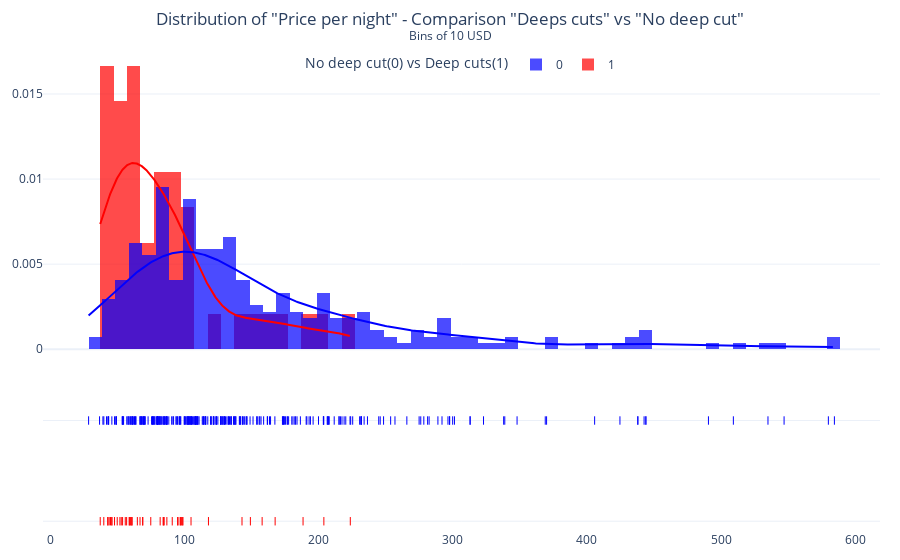

The notebook cell saved with this chart:
### Markdown cell above
#### Checking impact of deep cuts (50% to 75%) on price distribution

### Code cell
price_cuts = ['1','0']
distrib = ff.create_distplot(
    [hotels.loc[hotels["price_cuts"] == 1, "price_hi_off"], hotels.loc[hotels["price_cuts"] == 0, "price_nite"]],
    price_cuts,
    bin_size = 10,
    curve_type = 'kde',
    colors = colors)
distrib.update_layout(title_text = 'Distribution of "Price per night" - Comparison "Deeps cuts" vs "No deep cut"<br><sup>Bins of 10 USD</sup>')
distrib.update_layout(title_x = 0.5)
distrib.update_layout(legend_title_text='No deep cut(0) vs Deep cuts(1)')
distrib.update_layout(legend = dict(orientation = 'h', y=1, x=0.5, xanchor ='center'), margin = dict(b = 20, t = 50, l = 20, r = 20))
distrib.show()

### Figure 1 — Plotly figure (JSON) as saved in the notebook; plotly's stock layout.template omitted (floating-point values rounded to 4 significant figures; data arrays with more than 128 entries replaced by an {"elided": "..."} marker saying what was removed)
{"data": [{"histnorm": "probability density", "legendgroup": "1", "marker": {"color": "red"}, "name": "1", "opacity": 0.7, "type": "histogram", "x": [37.33, 82, 167.7, 223.7, 46, 59, 43, 98, 43, 56, 48, 53, 118, 67, 95, 60, 188.5, 91, 99, 158, 98.5, 50, 87, 143, 57, 95.33, 61, 54, 97, 75, 46, 85, 52, 105, 204, 59, 84.33, 149.2, 61, 84.33, 69, 69, 60.33, 97, 65, 44, 40, 45], "xaxis": "x", "xbins": {"end": 223.7, "size": 10, "start": 37.33}, "yaxis": "y"}, {"histnorm": "probability density", "legendgroup": "0", "marker": {"color": "blue"}, "name": "0", "opacity": 0.7, "type": "histogram", "x": {"elided": "272 float values"}, "xaxis": "x", "xbins": {"end": 584.5, "size": 10, "start": 28.67}, "yaxis": "y"}, {"legendgroup": "1", "marker": {"color": "red"}, "mode": "lines", "name": "1", "showlegend": false, "type": "scatter", "x": {"elided": "500 float values"}, "xaxis": "x", "y": {"elided": "500 float values"}, "yaxis": "y"}, {"legendgroup": "0", "marker": {"color": "blue"}, "mode": "lines", "name": "0", "showlegend": false, "type": "scatter", "x": {"elided": "500 float values"}, "xaxis": "x", "y": {"elided": "500 float values"}, "yaxis": "y"}, {"legendgroup": "1", "marker": {"color": "red", "symbol": "line-ns-open"}, "mode": "markers", "name": "1", "showlegend": false, "type": "scatter", "x": [37.33, 82, 167.7, 223.7, 46, 59, 43, 98, 43, 56, 48, 53, 118, 67, 95, 60, 188.5, 91, 99, 158, 98.5, 50, 87, 143, 57, 95.33, 61, 54, 97, 75, 46, 85, 52, 105, 204, 59, 84.33, 149.2, 61, 84.33, 69, 69, 60.33, 97, 65, 44, 40, 45], "xaxis": "x", "y": ["1", "1", "1", "1", "1", "1", "1", "1", "1", "1", "1", "1", "1", "1", "1", "1", "1", "1", "1", "1", "1", "1", "1", "1", "1", "1", "1", "1", "1", "1", "1", "1", "1", "1", "1", "1", "1", "1", "1", "1", "1", "1", "1", "1", "1", "1", "1", "1"], "yaxis": "y2"}, {"legendgroup": "0", "marker": {"color": "blue", "symbol": "line-ns-open"}, "mode": "markers", "name": "0", "showlegend": false, "type": "scatter", "x": {"elided": "272 float values"}, "xaxis": "x", "y": {"elided": "272 str values"}, "yaxis": "y2"}], "layout": {"autosize": true, "barmode": "overlay", "hovermode": "closest", "legend": {"orientation": "h", "title": {"text": "No deep cut(0) vs Deep cuts(1)"}, "traceorder": "reversed", "x": 0.5, "xanchor": "center", "y": 1}, "margin": {"b": 20, "l": 20, "r": 20, "t": 50}, "title": {"text": "Distribution of \"Price per night\" - Comparison \"Deeps cuts\" vs \"No deep cut\"<br><sup>Bins of 10 USD</sup>", "x": 0.5}, "xaxis": {"anchor": "y2", "autorange": true, "domain": [0, 1], "range": [-4.722, 617.9], "type": "linear", "zeroline": false}, "yaxis": {"anchor": "free", "autorange": true, "domain": [0.35, 1], "position": 0, "range": [-0.000787, 0.01759], "type": "linear"}, "yaxis2": {"anchor": "x", "autorange": true, "domain": [0, 0.25], "dtick": 1, "range": [-0.13, 1.13], "showticklabels": false, "type": "category"}}}
